Frame 1 (no input): blank canvas, image omitted
Frame 60 (no input): blank canvas, image omitted
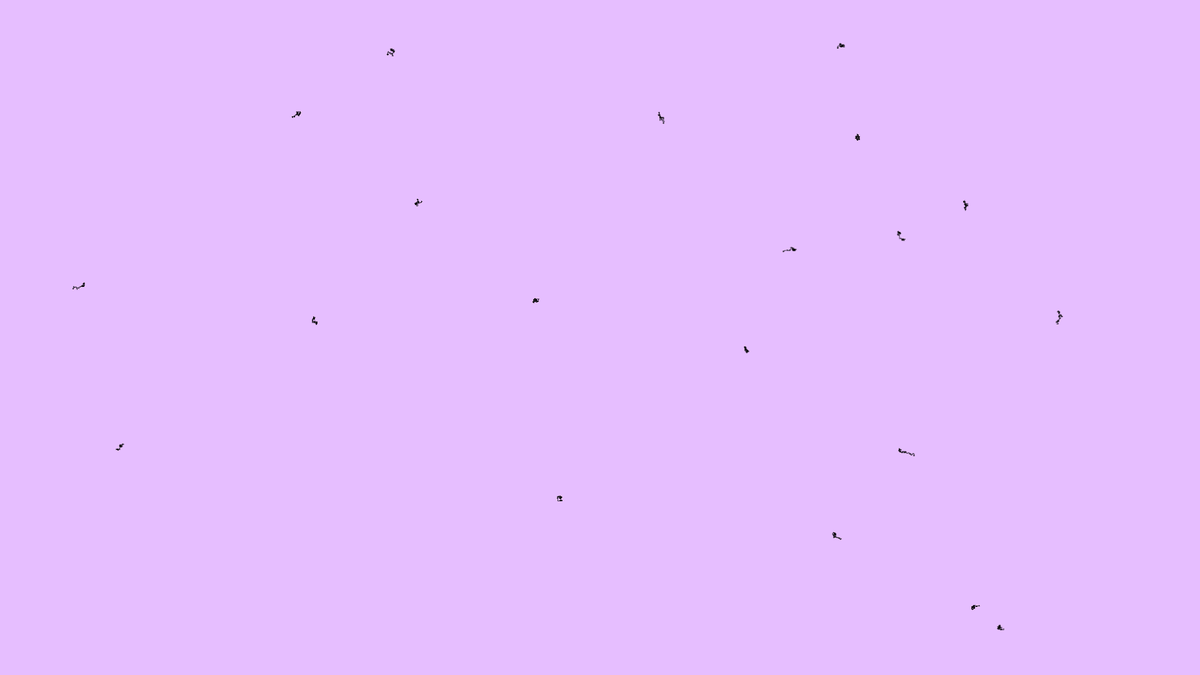
Frame 120 (the mouse pressed at the canvas centre since frame 60)

The p5.js sketch whose frames 1 and 60 were blank and that drew this single picture after the mouse press (run headless with seeded random() and noise() and a simulated clock; from frame 60 on, the mouse is pressed at the canvas centre):

// p5.js sketch
// ── sketch.js
let walkers = [];

function setup() {
    
    createCanvas(1920,1080);
    background(230, 190, 255)
    
    const totalWalkers = 20;
    for (let index = 0; index < totalWalkers; index++) {
        walkers.push(new Walker(random(width), random(height)));
    }
    
    // to allow background processing of the sketch
    // Do NOT call frameRate() or loop()/noLoop() here if you want setInterval to drive it
    // noLoop(); // Stop p5's default draw loop
    // Manually call draw() at a fixed interval
    // Be cautious with very low intervals as it can be CPU intensive
    // setInterval(draw, 1000 / 1000); // Call draw 30 times per second
}

function draw(){
    for(let walker of walkers){
        walker.step();
    }
    for(let walker of walkers){
        walker.show();
    }
}

class Walker {
    constructor(x,y) {
        this.x = x;
        this.y = y;
    }
    
    show(){
        stroke(10);
        point(this.x, this.y);
        frameRate(120);
    }

    step(){
        let choice = floor(random(4));
        switch (choice) {
            case 0: this.x++; break;
            case 1: this.x--; break;
            case 2: this.y++; break;
            case 3: this.y--; break;
            default:
                break;
        }
    }

}
// ── style.css
body {
  margin: 0;
  padding: 0;
  overflow: hidden;
}

canvas {
  width: 100%;
  height: 100%;
  display: block;
}
